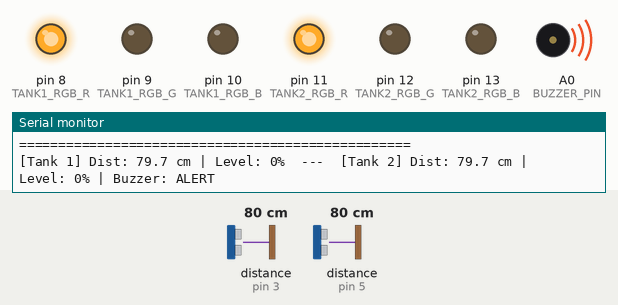
This sketch was run on a simulated Arduino Uno, built with avr-gcc and run on an emulated ATmega328P. Parts: output pins drawn as LEDs (lit = HIGH), buzzer (waves = sounding, pin HIGH), the last lines printed to the serial monitor. Wiring (inferred from the names in the program): 2 × ultrasonic range finder: trigger pin 2, echo pin 3 / trigger pin 4, echo pin 5. The inputs (shaded band) are chosen by the test bench; at power-on: distance to the obstacle (sensors on pin 3, pin 5) 80 cm. The echo pulse lasts 58.3 µs per cm; pins used as bus, display or sensor lines are not drawn.

Above: at 1.2 s.
1.3 s: distance to the obstacle (sensor on pin 3) set to 36 cm
3.3 s: distance to the obstacle (sensor on pin 3) set to 28 cm
At 4.4 s:
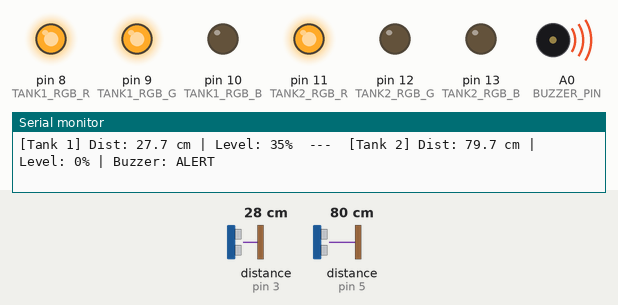
5.6 s: distance to the obstacle (sensor on pin 5) set to 35 cm
7.3 s: distance to the obstacle (sensor on pin 5) set to 27 cm
At 9.3 s:
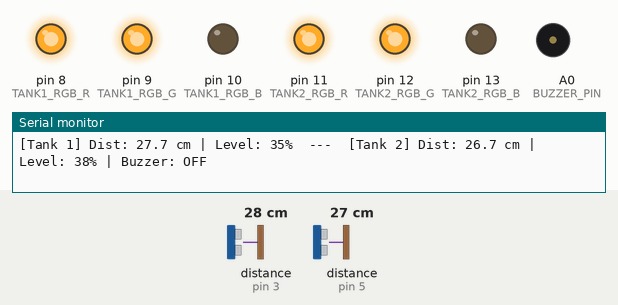
9.6 s: distance to the obstacle (sensor on pin 3) set to 16 cm
11.3 s: distance to the obstacle (sensor on pin 3) set to 13 cm
At 12.4 s:
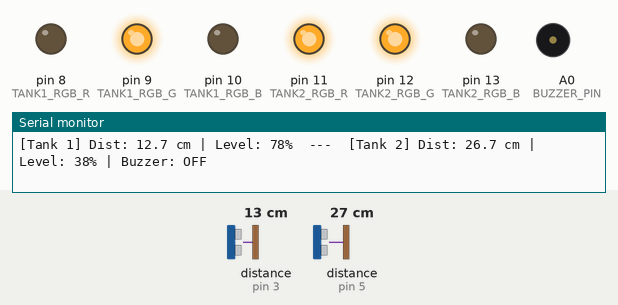
Timing chart, 0 to 14.3 s (numbered marks = the images above; inputs shaded):
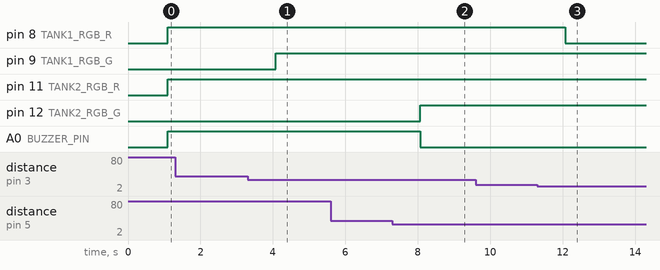

The sketch:

dual_water_tank_monitor.ino
```cpp
/*
 * Dual Water Tank Level Monitoring System
 * B.Tech ECE Mini-Project, TGPCET (RTMNU), Session 2026-27
 *
 * Team: Yashvant Rathod, Vijay Banarase, Tejas Bargat, Pratik Mahajan, Sahebrao Salgar
 * Guide: Mayuri Harde
 *
 * Microcontroller: Arduino Uno
 * Sensors: 2 x HC-SR04 Ultrasonic Sensors
 * Indicators: 2 x Common-Cathode RGB LEDs + 1 x 5V Buzzer
 *
 * Pin Mapping:
 * - Tank 1 TRIG : D2
 * - Tank 1 ECHO : D3
 * - Tank 1 RGB  : D8 (Red), D9 (Green), D10 (Blue)
 * - Tank 2 TRIG : D4
 * - Tank 2 ECHO : D5
 * - Tank 2 RGB  : D11 (Red), D12 (Green), D13 (Blue)
 * - Buzzer      : A0
 */

// Pin Definitions
#define TANK1_TRIG_PIN  2
#define TANK1_ECHO_PIN  3
#define TANK1_RGB_R     8
#define TANK1_RGB_G     9
#define TANK1_RGB_B     10

#define TANK2_TRIG_PIN  4
#define TANK2_ECHO_PIN  5
#define TANK2_RGB_R     11
#define TANK2_RGB_G     12
#define TANK2_RGB_B     13

#define BUZZER_PIN      A0

// Calibration Constants (Adjust according to physical tank height)
const float TANK_HEIGHT_CM = 40.0;   // Height of each tank in cm
const float MIN_DISTANCE   = 5.0;    // Sensor blind zone / maximum water level distance

// Level Thresholds (Percentage of capacity)
const int THRESHOLD_LOW  = 25;       // Below 25% = Low / Critical (Red LED + Buzzer)
const int THRESHOLD_FULL = 75;       // Above 75% = High / Full (Green LED)

const int SAMPLES = 3;               // Median filter samples per reading
const unsigned long UPDATE_INTERVAL_MS = 1000;
unsigned long lastUpdateMillis = 0;

// Measure single distance using HC-SR04
float readSingleDistance(uint8_t trigPin, uint8_t echoPin) {
  digitalWrite(trigPin, LOW);
  delayMicroseconds(2);
  digitalWrite(trigPin, HIGH);
  delayMicroseconds(10);
  digitalWrite(trigPin, LOW);

  long duration = pulseIn(echoPin, HIGH, 30000); // 30ms timeout (~5m)
  if (duration == 0) return -1;
  return (duration * 0.0343) / 2.0;
}

// Median distance reading to reject sensor spikes
float getMedianDistance(uint8_t trigPin, uint8_t echoPin) {
  float readings[SAMPLES];
  int count = 0;

  for (int i = 0; i < SAMPLES; i++) {
    float d = readSingleDistance(trigPin, echoPin);
    if (d > 0) {
      readings[count++] = d;
    }
    delay(10);
  }

  if (count == 0) return -1;

  for (int i = 0; i < count - 1; i++) {
    for (int j = 0; j < count - i - 1; j++) {
      if (readings[j] > readings[j + 1]) {
        float temp = readings[j];
        readings[j] = readings[j + 1];
        readings[j + 1] = temp;
      }
    }
  }

  return readings[count / 2];
}

// Calculate level in percent (0 - 100%)
int calculateLevelPercent(float distance) {
  if (distance < 0) return 0;
  if (distance <= MIN_DISTANCE) return 100;
  if (distance >= TANK_HEIGHT_CM) return 0;

  float effectiveHeight = TANK_HEIGHT_CM - MIN_DISTANCE;
  float waterDepth = TANK_HEIGHT_CM - distance;
  int pct = (int)((waterDepth / effectiveHeight) * 100.0);
  return constrain(pct, 0, 100);
}

// Common-cathode RGB LED control (HIGH = ON)
void setRGBColor(uint8_t pinR, uint8_t pinG, uint8_t pinB, bool r, bool g, bool b) {
  digitalWrite(pinR, r ? HIGH : LOW);
  digitalWrite(pinG, g ? HIGH : LOW);
  digitalWrite(pinB, b ? HIGH : LOW);
}

void setup() {
  Serial.begin(9600);

  // Ultrasonic sensor pins
  pinMode(TANK1_TRIG_PIN, OUTPUT);
  pinMode(TANK1_ECHO_PIN, INPUT);
  pinMode(TANK2_TRIG_PIN, OUTPUT);
  pinMode(TANK2_ECHO_PIN, INPUT);

  // RGB LED pins
  pinMode(TANK1_RGB_R, OUTPUT);
  pinMode(TANK1_RGB_G, OUTPUT);
  pinMode(TANK1_RGB_B, OUTPUT);
  pinMode(TANK2_RGB_R, OUTPUT);
  pinMode(TANK2_RGB_G, OUTPUT);
  pinMode(TANK2_RGB_B, OUTPUT);

  // Buzzer pin
  pinMode(BUZZER_PIN, OUTPUT);
  digitalWrite(BUZZER_PIN, LOW);

  // Turn off all LEDs initially
  setRGBColor(TANK1_RGB_R, TANK1_RGB_G, TANK1_RGB_B, false, false, false);
  setRGBColor(TANK2_RGB_R, TANK2_RGB_G, TANK2_RGB_B, false, false, false);

  Serial.println(F("=================================================="));
  Serial.println(F(" Dual Water Tank Level Monitoring System (TGPCET) "));
  Serial.println(F("=================================================="));
}

void loop() {
  unsigned long currentMillis = millis();

  if (currentMillis - lastUpdateMillis >= UPDATE_INTERVAL_MS) {
    lastUpdateMillis = currentMillis;

    // Read Tank 1
    float dist1 = getMedianDistance(TANK1_TRIG_PIN, TANK1_ECHO_PIN);
    int level1 = calculateLevelPercent(dist1);

    // Read Tank 2
    float dist2 = getMedianDistance(TANK2_TRIG_PIN, TANK2_ECHO_PIN);
    int level2 = calculateLevelPercent(dist2);

    bool buzzerAlert = false;

    // ----------------- TANK 1 INDICATION -----------------
    if (dist1 < 0) {
      // Sensor Error: Magenta (Red + Blue)
      setRGBColor(TANK1_RGB_R, TANK1_RGB_G, TANK1_RGB_B, true, false, true);
    } else if (level1 < THRESHOLD_LOW) {
      // Critical / Low Level: Red LED + Buzzer
      setRGBColor(TANK1_RGB_R, TANK1_RGB_G, TANK1_RGB_B, true, false, false);
      buzzerAlert = true;
    } else if (level1 < THRESHOLD_FULL) {
      // Medium / Normal Level: Yellow LED (Red + Green)
      setRGBColor(TANK1_RGB_R, TANK1_RGB_G, TANK1_RGB_B, true, true, false);
    } else {
      // Full Level: Green LED
      setRGBColor(TANK1_RGB_R, TANK1_RGB_G, TANK1_RGB_B, false, true, false);
    }

    // ----------------- TANK 2 INDICATION -----------------
    if (dist2 < 0) {
      // Sensor Error: Magenta (Red + Blue)
      setRGBColor(TANK2_RGB_R, TANK2_RGB_G, TANK2_RGB_B, true, false, true);
    } else if (level2 < THRESHOLD_LOW) {
      // Critical / Low Level: Red LED + Buzzer
      setRGBColor(TANK2_RGB_R, TANK2_RGB_G, TANK2_RGB_B, true, false, false);
      buzzerAlert = true;
    } else if (level2 < THRESHOLD_FULL) {
      // Medium / Normal Level: Yellow LED (Red + Green)
      setRGBColor(TANK2_RGB_R, TANK2_RGB_G, TANK2_RGB_B, true, true, false);
    } else {
      // Full Level: Green LED
      setRGBColor(TANK2_RGB_R, TANK2_RGB_G, TANK2_RGB_B, false, true, false);
    }

    // Buzzer Control
    digitalWrite(BUZZER_PIN, buzzerAlert ? HIGH : LOW);

    // Serial Logging
    Serial.print(F("[Tank 1] Dist: "));
    if (dist1 >= 0) { Serial.print(dist1, 1); Serial.print(F(" cm | Level: ")); Serial.print(level1); Serial.print(F("%")); }
    else { Serial.print(F("ERROR")); }

    Serial.print(F("  ---  [Tank 2] Dist: "));
    if (dist2 >= 0) { Serial.print(dist2, 1); Serial.print(F(" cm | Level: ")); Serial.print(level2); Serial.print(F("%")); }
    else { Serial.print(F("ERROR")); }

    Serial.print(F(" | Buzzer: "));
    Serial.println(buzzerAlert ? F("ALERT") : F("OFF"));
  }
}
```

Measured:
- the behaviour switches between 32 and 31 cm on distance to the obstacle (sensor on pin 3) (found by bisection; images 0 and 1)
- the behaviour switches between 32 and 31 cm on distance to the obstacle (sensor on pin 5) (found by bisection; images 1 and 2)
- the behaviour switches between 15 and 14 cm on distance to the obstacle (sensor on pin 3) (found by bisection; images 2 and 3)
- after the input at 3.3 s, pin 9 (TANK1_RGB_G): LOW → HIGH after 0.78 s
- after the input at 7.3 s, pin 12 (TANK2_RGB_G): LOW → HIGH after 0.77 s; A0 (BUZZER_PIN): HIGH → LOW after 0.77 s
- after the input at 11.3 s, pin 8 (TANK1_RGB_R): HIGH → LOW after 0.77 s
